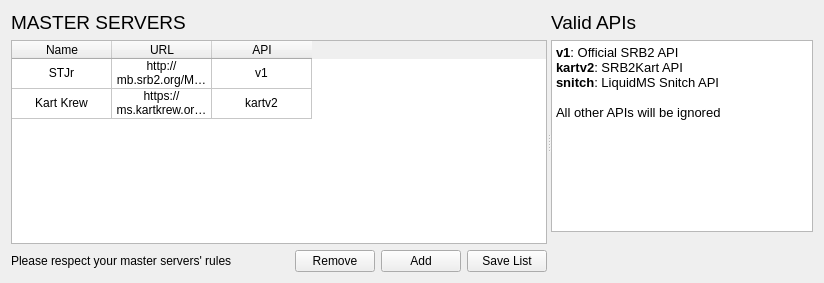
                            <widget class="QWidget" name="masterservers">
                             <property name="minimumSize">
                              <size>
                               <width>824</width>
                               <height>0</height>
                              </size>
                             </property>
                             <attribute name="title">
                              <string>Master Servers</string>
                             </attribute>
                             <layout class="QVBoxLayout" name="verticalLayout_30">
                              <item>
                               <widget class="QSplitter" name="splitter_3">
                                <property name="orientation">
                                 <enum>Qt::Horizontal</enum>
                                </property>
                                <widget class="QWidget" name="gridLayoutWidget">
                                 <layout class="QGridLayout" name="gridLayout_6">
                                  <item row="2" column="0">
                                   <widget class="QLabel" name="label_14">
                                    <property name="text">
                                     <string>Please respect your master servers' rules</string>
                                    </property>
                                   </widget>
                                  </item>
                                  <item row="2" column="1">
                                   <spacer name="horizontalSpacer_9">
                                    <property name="orientation">
                                     <enum>Qt::Horizontal</enum>
                                    </property>
                                    <property name="sizeHint" stdset="0">
                                     <size>
                                      <width>40</width>
                                      <height>20</height>
                                     </size>
                                    </property>
                                   </spacer>
                                  </item>
                                  <item row="0" column="0">
                                   <widget class="QLabel" name="label_9">
                                    <property name="font">
                                     <font>
                                      <pointsize>14</pointsize>
                                     </font>
                                    </property>
                                    <property name="text">
                                     <string>MASTER SERVERS</string>
                                    </property>
                                   </widget>
                                  </item>
                                  <item row="2" column="2">
                                   <widget class="QPushButton" name="MSRemoveButton">
                                    <property name="text">
                                     <string>Remove</string>
                                    </property>
                                    <property name="icon">
                                     <iconset theme="list-remove"/>
                                    </property>
                                   </widget>
                                  </item>
                                  <item row="2" column="3">
                                   <widget class="QPushButton" name="MSAddButton">
                                    <property name="text">
                                     <string>Add</string>
                                    </property>
                                    <property name="icon">
                                     <iconset theme="list-add"/>
                                    </property>
                                   </widget>
                                  </item>
                                  <item row="2" column="4">
                                   <widget class="QPushButton" name="MSListSaveButton">
                                    <property name="text">
                                     <string>Save List</string>
                                    </property>
                                    <property name="icon">
                                     <iconset theme="document-save"/>
                                    </property>
                                   </widget>
                                  </item>
                                  <item row="1" column="0" colspan="5">
                                   <widget class="QTableWidget" name="MasterServersTable">
                                    <property name="sizeAdjustPolicy">
                                     <enum>QAbstractScrollArea::AdjustToContents</enum>
                                    </property>
                                    <property name="editTriggers">
                                     <set>QAbstractItemView::DoubleClicked</set>
                                    </property>
                                    <attribute name="verticalHeaderVisible">
                                     <bool>false</bool>
                                    </attribute>
                                    <row>
                                     <property name="text">
                                      <string/>
                                     </property>
                                    </row>
                                    <row>
                                     <property name="text">
                                      <string/>
                                     </property>
                                    </row>
                                    <column>
                                     <property name="text">
                                      <string>Name</string>
                                     </property>
                                    </column>
                                    <column>
                                     <property name="text">
                                      <string>URL</string>
                                     </property>
                                    </column>
                                    <column>
                                     <property name="text">
                                      <string>API</string>
                                     </property>
                                    </column>
                                    <item row="0" column="0">
                                     <property name="text">
                                      <string>STJr</string>
                                     </property>
                                     <property name="textAlignment">
                                      <set>AlignCenter</set>
                                     </property>
                                    </item>
                                    <item row="0" column="1">
                                     <property name="text">
                                      <string>http://mb.srb2.org/MS/0</string>
                                     </property>
                                     <property name="textAlignment">
                                      <set>AlignCenter</set>
                                     </property>
                                    </item>
                                    <item row="0" column="2">
                                     <property name="text">
                                      <string>v1</string>
                                     </property>
                                     <property name="textAlignment">
                                      <set>AlignCenter</set>
                                     </property>
                                     <property name="flags">
                                      <set>ItemIsSelectable|ItemIsEnabled</set>
                                     </property>
                                    </item>
                                    <item row="1" column="0">
                                     <property name="text">
                                      <string>Kart Krew</string>
                                     </property>
                                     <property name="textAlignment">
                                      <set>AlignCenter</set>
                                     </property>
                                    </item>
                                    <item row="1" column="1">
                                     <property name="text">
                                      <string>https://ms.kartkrew.org/ms/api/games/SRB2Kart/</string>
                                     </property>
                                     <property name="textAlignment">
                                      <set>AlignCenter</set>
                                     </property>
                                    </item>
                                    <item row="1" column="2">
                                     <property name="text">
                                      <string>kartv2</string>
                                     </property>
                                     <property name="textAlignment">
                                      <set>AlignCenter</set>
                                     </property>
                                    </item>
                                   </widget>
                                  </item>
                                 </layout>
                                </widget>
                                <widget class="QWidget" name="verticalLayoutWidget">
                                 <layout class="QVBoxLayout" name="verticalLayout_28">
                                  <item>
                                   <widget class="QLabel" name="label_15">
                                    <property name="sizePolicy">
                                     <sizepolicy hsizetype="Preferred" vsizetype="Maximum">
                                      <horstretch>0</horstretch>
                                      <verstretch>0</verstretch>
                                     </sizepolicy>
                                    </property>
                                    <property name="font">
                                     <font>
                                      <pointsize>14</pointsize>
                                     </font>
                                    </property>
                                    <property name="text">
                                     <string>Valid APIs</string>
                                    </property>
                                   </widget>
                                  </item>
                                  <item>
                                   <widget class="QTextBrowser" name="textBrowser_2">
                                    <property name="sizePolicy">
                                     <sizepolicy hsizetype="Expanding" vsizetype="Preferred">
                                      <horstretch>0</horstretch>
                                      <verstretch>0</verstretch>
                                     </sizepolicy>
                                    </property>
                                    <property name="html">
                                     <string>&lt;!DOCTYPE HTML PUBLIC &quot;-//W3C//DTD HTML 4.0//EN&quot; &quot;http://www.w3.org/TR/REC-html40/strict.dtd&quot;&gt;
&lt;html&gt;&lt;head&gt;&lt;meta name=&quot;qrichtext&quot; content=&quot;1&quot; /&gt;&lt;style type=&quot;text/css&quot;&gt;
p, li { white-space: pre-wrap; }
&lt;/style&gt;&lt;/head&gt;&lt;body style=&quot; font-family:'Atkinson Hyperlegible'; font-size:10pt; font-weight:400; font-style:normal;&quot;&gt;
&lt;p style=&quot; margin-top:0px; margin-bottom:0px; margin-left:0px; margin-right:0px; -qt-block-indent:0; text-indent:0px;&quot;&gt;&lt;span style=&quot; font-weight:600;&quot;&gt;v1&lt;/span&gt;: Official SRB2 API&lt;/p&gt;
&lt;p style=&quot; margin-top:0px; margin-bottom:0px; margin-left:0px; margin-right:0px; -qt-block-indent:0; text-indent:0px;&quot;&gt;&lt;span style=&quot; font-weight:600;&quot;&gt;kartv2&lt;/span&gt;: SRB2Kart API&lt;/p&gt;
&lt;p style=&quot; margin-top:0px; margin-bottom:0px; margin-left:0px; margin-right:0px; -qt-block-indent:0; text-indent:0px;&quot;&gt;&lt;span style=&quot; font-weight:600;&quot;&gt;snitch&lt;/span&gt;: LiquidMS Snitch API&lt;/p&gt;
&lt;p style=&quot;-qt-paragraph-type:empty; margin-top:0px; margin-bottom:0px; margin-left:0px; margin-right:0px; -qt-block-indent:0; text-indent:0px;&quot;&gt;&lt;br /&gt;&lt;/p&gt;
&lt;p style=&quot; margin-top:0px; margin-bottom:0px; margin-left:0px; margin-right:0px; -qt-block-indent:0; text-indent:0px;&quot;&gt;All other APIs will be ignored&lt;/p&gt;&lt;/body&gt;&lt;/html&gt;</string>
                                    </property>
                                   </widget>
                                  </item>
                                  <item>
                                   <spacer name="verticalSpacer_9">
                                    <property name="orientation">
                                     <enum>Qt::Vertical</enum>
                                    </property>
                                    <property name="sizeHint" stdset="0">
                                     <size>
                                      <width>20</width>
                                      <height>40</height>
                                     </size>
                                    </property>
                                   </spacer>
                                  </item>
                                 </layout>
                                </widget>
                               </widget>
                              </item>
                             </layout>
                            </widget>
